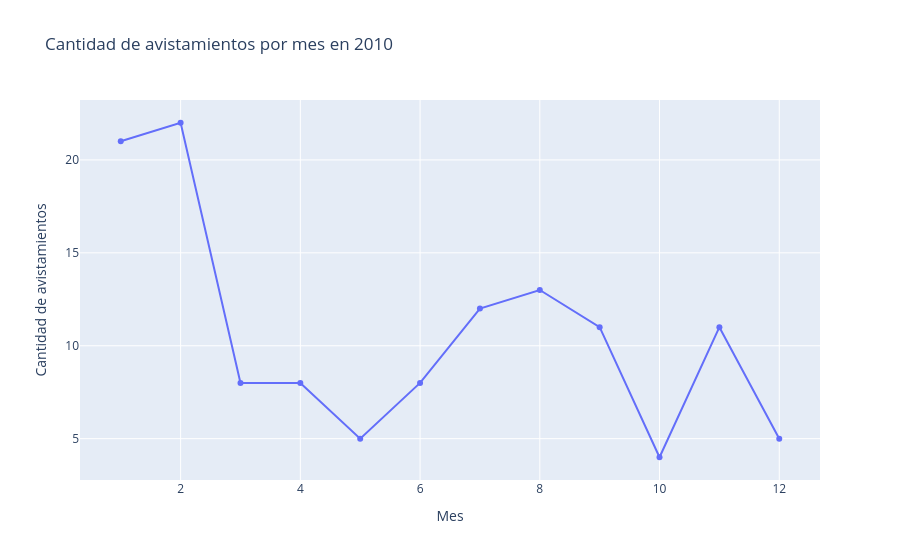

Notebook code for this chart:
### Markdown cell above
### pregunta2 ¿Cómo cambia la cantidad de avistamientos durante los meses en el año 2010? mostrar gráfico gráfico de líneas

### Code cell
feli_2010 = feli[feli["year"] == 2010]
meses_2010 = feli_2010["month"].value_counts().sort_index()

fig = px.line(
    x=meses_2010.index,
    y=meses_2010.values,
    title="Cantidad de avistamientos por mes en 2010",
    labels={
        "x": "Mes",
        "y": "Cantidad de avistamientos"
    },
    markers=True
)

fig.show()

### Figure 1 — Plotly figure (JSON) as saved in the notebook; plotly's stock layout.template omitted (floating-point values rounded to 4 significant figures)
{"data": [{"hovertemplate": "Mes=%{x}<br>Cantidad de avistamientos=%{y}<extra></extra>", "legendgroup": "", "line": {"color": "#636efa", "dash": "solid"}, "marker": {"symbol": "circle"}, "mode": "lines+markers", "name": "", "orientation": "v", "showlegend": false, "type": "scatter", "x": [1.0, 2.0, 3.0, 4.0, 5.0, 6.0, 7.0, 8.0, 9.0, 10.0, 11.0, 12.0], "xaxis": "x", "y": [21, 22, 8, 8, 5, 8, 12, 13, 11, 4, 11, 5], "yaxis": "y"}], "layout": {"legend": {"tracegroupgap": 0}, "title": {"text": "Cantidad de avistamientos por mes en 2010"}, "xaxis": {"anchor": "y", "domain": [0, 1], "title": {"text": "Mes"}}, "yaxis": {"anchor": "x", "domain": [0, 1], "title": {"text": "Cantidad de avistamientos"}}}}
